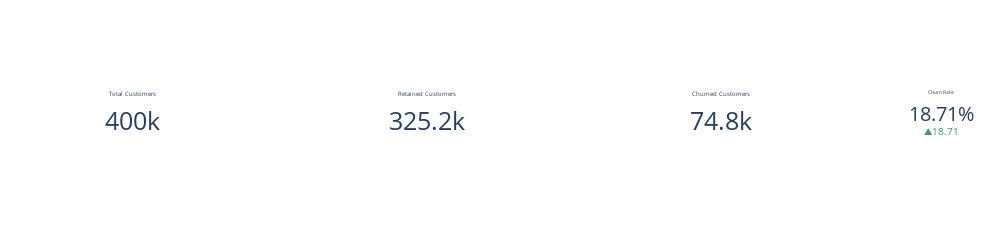

Notebook source saved alongside this figure:
### Markdown cell above
## <b><span style='color:#68A19B'> Number of Customers and Churn Rate</b>

### Code cell
import numpy as np # linear algebra
import pandas as pd # data processing, CSV file I/O (e.g. pd.read_csv)
import plotly.graph_objects as go

df = pd.read_csv('Train.csv')

total_customers = len(df)
retained_customers = len(df[df['CHURN'] == 0])
churned_customers = len(df[df['CHURN'] == 1])
churn_rate = churned_customers / total_customers * 100

fig = go.Figure()

# Total Customers
fig.add_trace(go.Indicator(
    mode="number",
    value=total_customers,
    title="Total Customers",
    number={'font': {'size': 25}},
    domain={'x': [0, 0.25], 'y': [0, 1]}
))

# Retained Customers
fig.add_trace(go.Indicator(
    mode="number",
    value=retained_customers,
    title="Retained Customers",
#    titlefont={'size': 12, 'font-weight': 'bold'},
    number={'font': {'size': 25}},
    domain={'x': [0.3, 0.55], 'y': [0, 1]}
))

# Churned Customers
fig.add_trace(go.Indicator(
    mode="number",
    value=churned_customers,
    title="Churned Customers",
    number={'font': {'size': 25}},
    domain={'x': [0.6, 0.85], 'y': [0, 1]}
))

# Churn Rate
fig.add_trace(go.Indicator(
    mode="number+delta",
    value=churn_rate,
    title="Churn Rate",
    number={'font': {'size': 20}, 'suffix': '%'},
    delta={'reference': 0, 'relative': False, 'position': "bottom"},
    domain={'x': [0.9, 1], 'y': [0, 1]}
))

fig.update_layout(width=1000, height=100, margin=dict(t=50, b=50, l=10, r=10))
fig.show()

### Figure 1 — Plotly figure (JSON) as saved in the notebook; plotly's stock layout.template omitted (floating-point values rounded to 4 significant figures)
{"data": [{"domain": {"x": [0, 0.25], "y": [0, 1]}, "mode": "number", "number": {"font": {"size": 25}}, "title": {"text": "Total Customers"}, "type": "indicator", "value": 400000}, {"domain": {"x": [0.3, 0.55], "y": [0, 1]}, "mode": "number", "number": {"font": {"size": 25}}, "title": {"text": "Retained Customers"}, "type": "indicator", "value": 325156}, {"domain": {"x": [0.6, 0.85], "y": [0, 1]}, "mode": "number", "number": {"font": {"size": 25}}, "title": {"text": "Churned Customers"}, "type": "indicator", "value": 74844}, {"delta": {"position": "bottom", "reference": 0, "relative": false}, "domain": {"x": [0.9, 1], "y": [0, 1]}, "mode": "number+delta", "number": {"font": {"size": 20}, "suffix": "%"}, "title": {"text": "Churn Rate"}, "type": "indicator", "value": 18.71}], "layout": {"height": 100, "margin": {"b": 50, "l": 10, "r": 10, "t": 50}, "width": 1000}}
